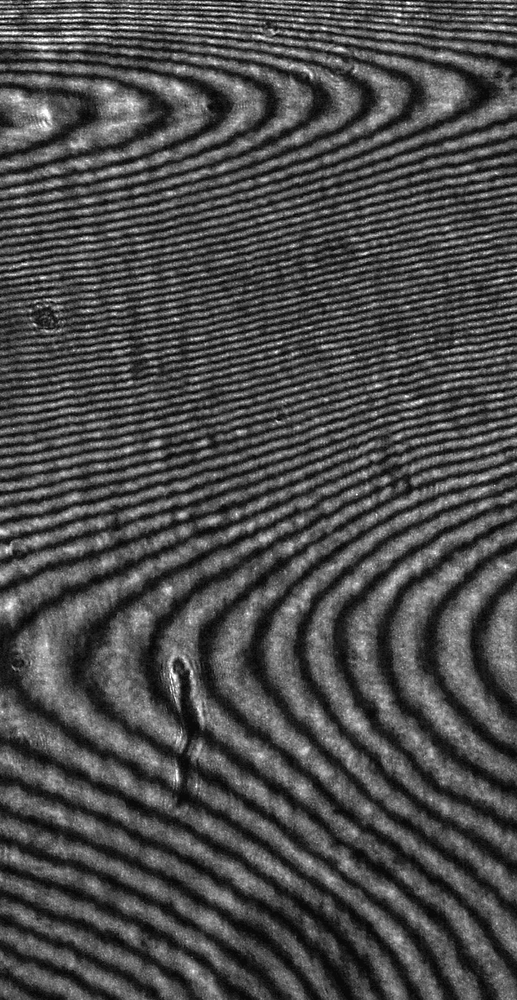
#> input picture interference_pattern/shape_fitting/sample.tif, 517 x 1000 px, shrunk from 801 x 1548 before the run
$ python cannytest.py
#> lines starting #> are read from the running program, lines starting #| are printed output that depends on the picture
import cv2
from scipy import ndimage as ndi
from skimage import feature
import numpy as np
from matplotlib import pyplot as plt
from skimage import exposure
def equalize(img_array):
    """
    returns array with float 0-1

    """
    equalized = exposure.equalize_hist(img_array)
    return equalized
img = cv2.imread('sample.tif',0)
#> img is the input picture: shape (1000, 517); min 0, max 255, mean 75
img = equalize(img)
#> in equalize, `equalized = exposure.equalize_hist(img_array)`:
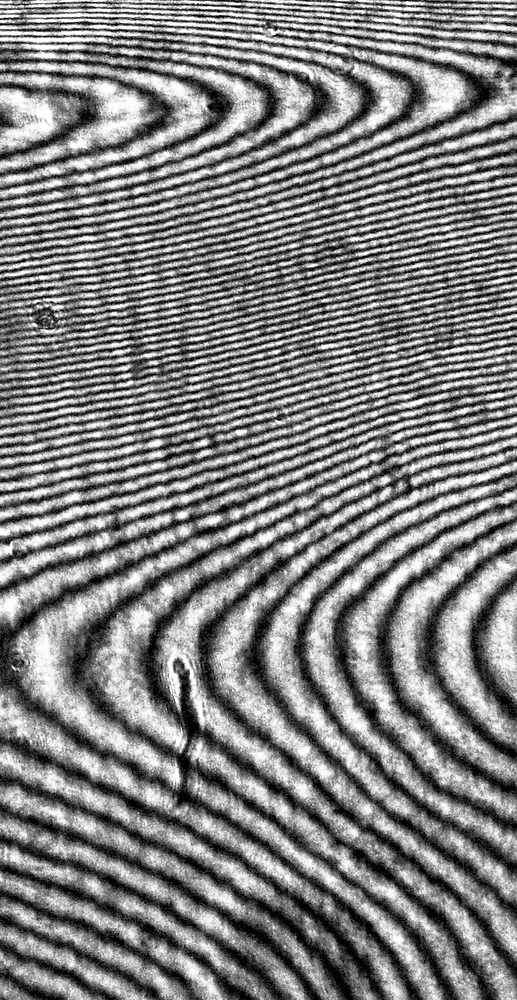
#> equalized: shape (1000, 517) float64; min 6e-05, max 1, mean 0.504
img = ndi.gaussian_filter(img,1)
edges = feature.canny(img,low_threshold=0.12,high_threshold=0.2)
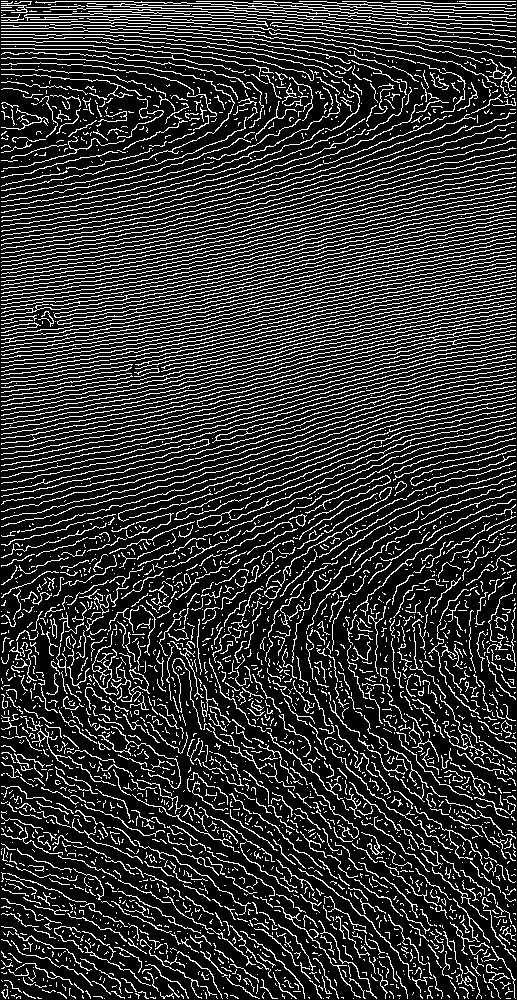
#> edges: shape (1000, 517) bool; 19.3% white in thin lines or dots
plt.subplot(121),plt.imshow(img,cmap = 'gray')
plt.title('Original Image'), plt.xticks([]), plt.yticks([])
plt.subplot(122),plt.imshow(edges,cmap = 'gray')
plt.title('Edge Image'), plt.xticks([]), plt.yticks([])

plt.show()
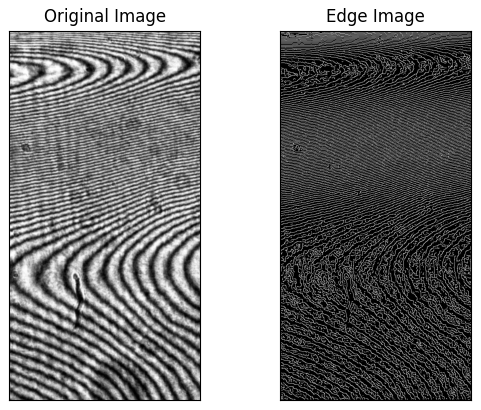
#> figure drawn by matplotlib, 2 panels

$ run again, with interference_pattern/shape_fitting/crop.tif copied over interference_pattern/shape_fitting/sample.tif
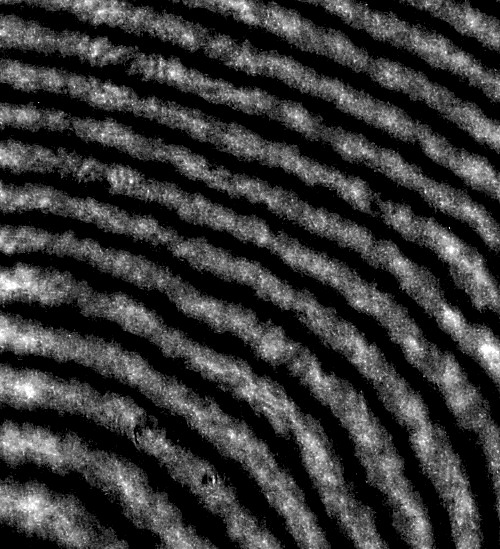
#> input picture interference_pattern/shape_fitting/crop.tif, 500 x 549 px
#> img is the input picture: shape (549, 500); min 0, max 255, mean 55.2
#> `edges = feature.canny(img,low_threshold=0.12,high_threshold=0.2)`:
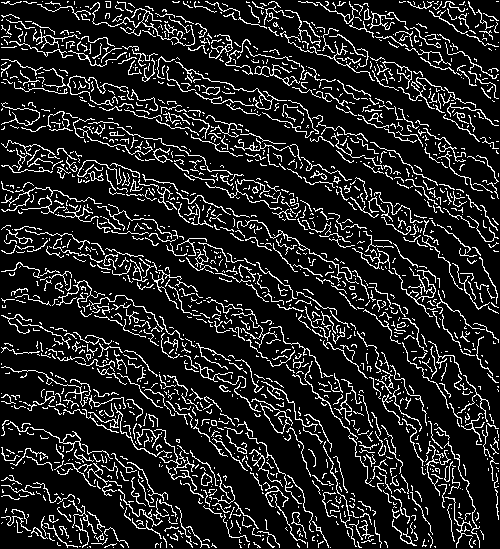
#> edges: shape (549, 500) bool; 13.9% white in thin lines or dots
#> `plt.show()`:
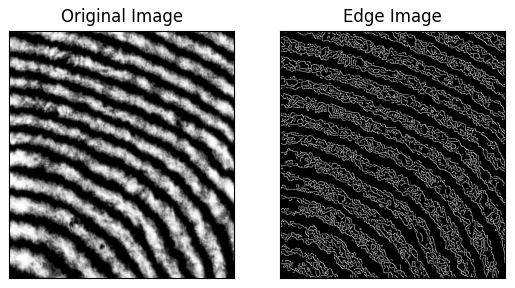
#> figure drawn by matplotlib, 2 panels
